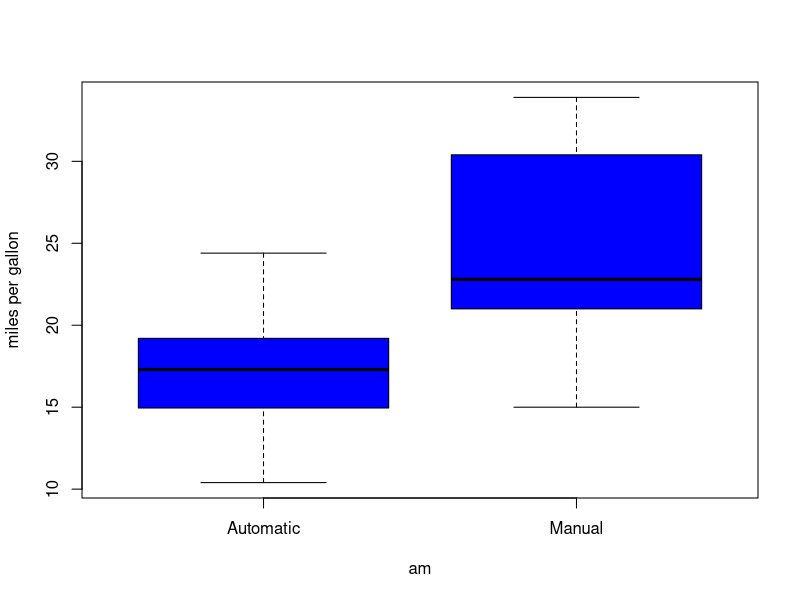
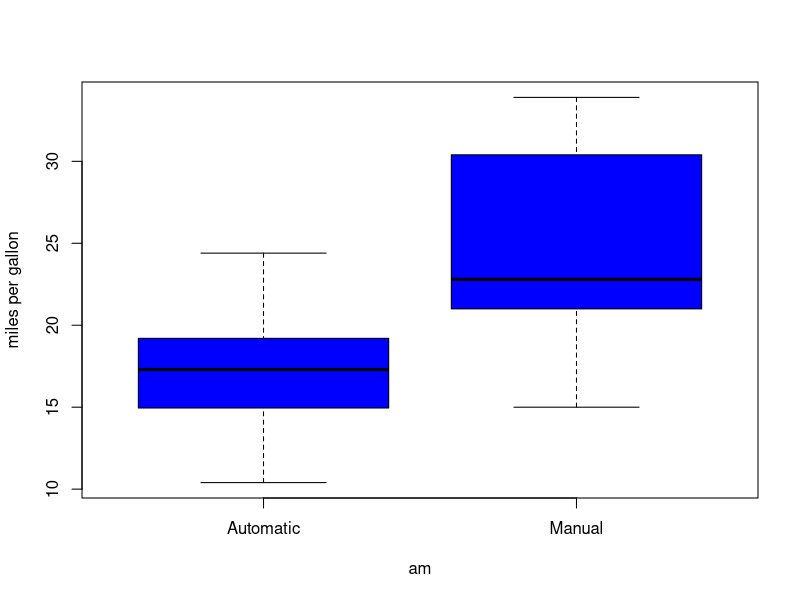
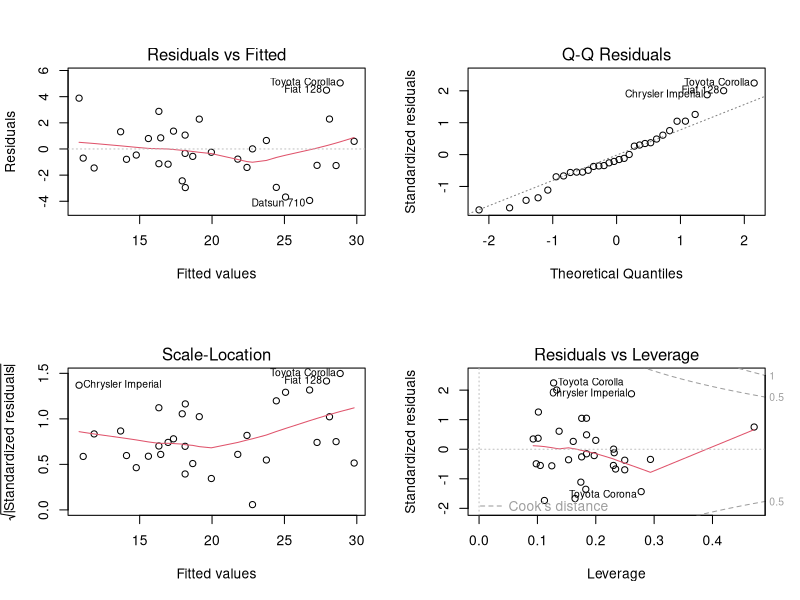

The R source for these figures, in order:
## ---- chunk 1
data(mtcars)

## ---- chunk 2
#Results omited for not having enought space and not needed.
summary(mtcars)
## ---- chunk 3
mtcars$cyl <- factor(mtcars$cyl)
mtcars$vs <- factor(mtcars$vs)
mtcars$gear <- factor(mtcars$gear)
mtcars$carb <- factor(mtcars$carb)
mtcars$am <- factor(mtcars$am,labels=c('Automatic','Manual'))

#Result shown in the Appendix
summary(mtcars)
## ---- chunk 4
full.model <- lm(mpg ~ ., data = mtcars)
best.model <- step(full.model, direction = "backward")
## ---- chunk 5
#Result shown in the Appendix
summary(best.model)

## ---- chunk 6

t.test(mpg ~ am, data = mtcars)
## ---- chunk 7
#Result shown in the Appendix
boxplot(mpg ~ am, data = mtcars, col = "blue", ylab = "miles per gallon")
## ---- chunk 8
summary(mtcars)
## ---- chunk 9
summary(best.model)

## ---- chunk 10
boxplot(mpg ~ am, data = mtcars, col = "blue", ylab = "miles per gallon")
## ---- chunk 11
par(mfrow=c(2, 2))
plot(best.model)
